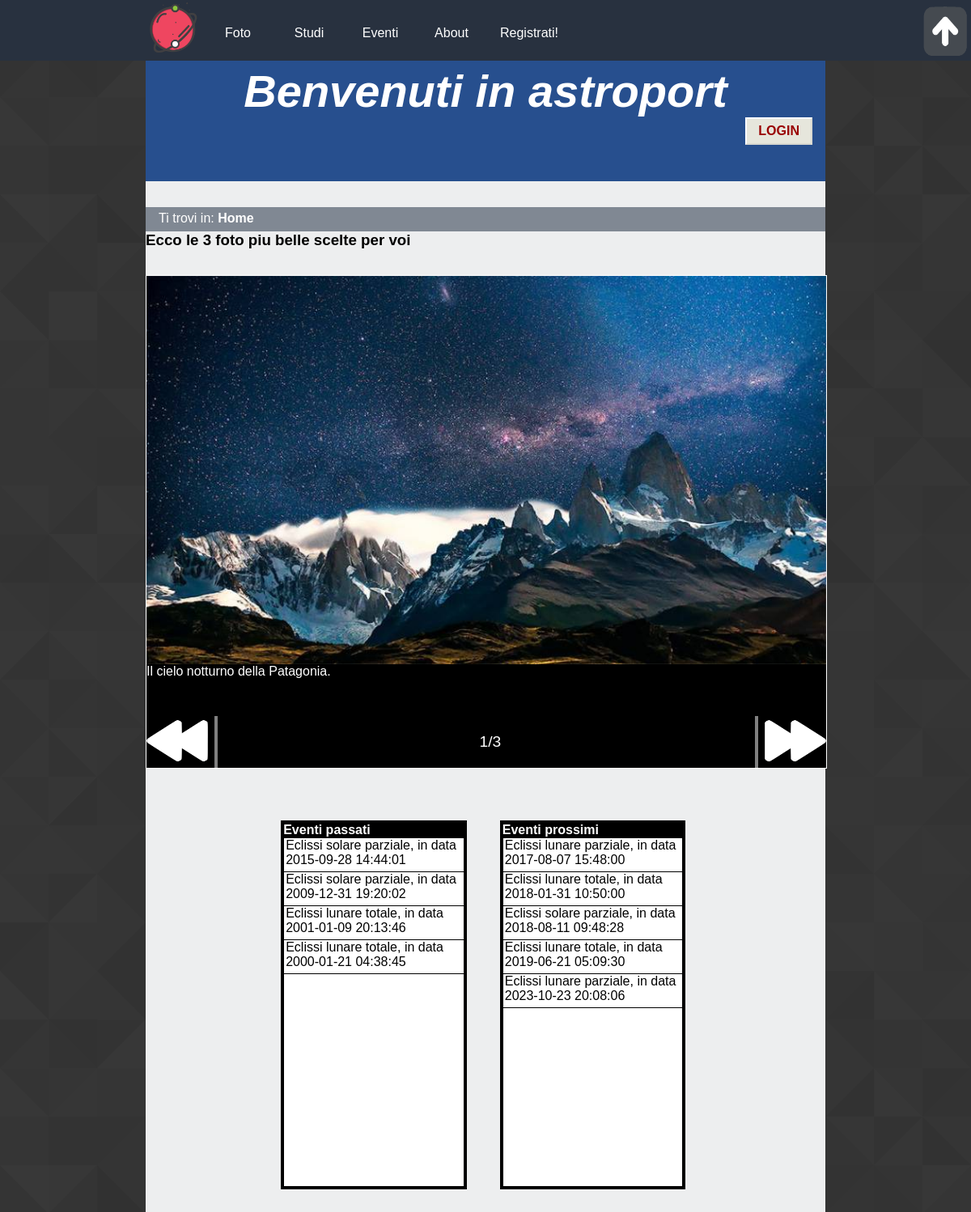
The page / on the database its author committed.
### tables this page shows
CREATE TABLE `avvenimenti` (
  `idavvenimento` int(11) NOT NULL,
  `tipo` varchar(40) NOT NULL,
  `inizio` datetime NOT NULL,
  `fine` datetime DEFAULT NULL
);

### backend/connessione.php (called while the page is built, shortened)
<?php
   $errore_DB=FALSE;
?>

### index.php (the view, shortened to what this page needs)
<?php
    include "backend/connessione.php";
    echo file_get_contents("parti/index0.html");
    if(!isset($_SESSION['usermail'])) echo file_get_contents("parti/headernonloggato.html");
    else echo file_get_contents("parti/headerloggato.html");
    echo file_get_contents("parti/slideshow.html");
  if($errore_DB==FALSE){
    $imm_query="SELECT *  FROM foto JOIN fotobyrank ON foto.idfoto=fotobyrank.idfoto ORDER BY rank DESC LIMIT 3";
    if(!$result=$connessione->query($imm_query)){
      echo '<p>Abbiamo riscontrato dei problemi nel visualizzare le foto.</p>';
	  }else if(!$connessione->connect_errno){
		 if($result->num_rows>0){
      while($row=$result->fetch_array(MYSQLI_ASSOC)){
        echo '<a class="imgslide_a" href="fotoutente.php?idft='.$row['idfoto'].'"><img src="'.$row['immagine'].'" class="imgslide" alt="'.$row['didascalia'].'" /></a>';
        echo '<div class="slide_didasc"> <p class="p_slide">'.$row['didascalia'].'</p></div>';
      }
		}
	}
}else echo '<p>'.$msg_errore_DB.'</p>';
	$datetime_now=date("Y-m-d H:i:s");
  echo file_get_contents("parti/index1.html");
if($errore_DB==FALSE){
  if(!$result=$connessione->query("SELECT * FROM avvenimenti WHERE fine<'$datetime_now' ORDER BY fine DESC LIMIT 5")){
       echo '<p>Abbiamo riscontrato dei problemi nel visualizzare gli eventi passati.</p>';
  }else{
    if($result->num_rows>0){
      while($row=$result->fetch_array(MYSQLI_ASSOC)){
        echo "<p>".$row['tipo'].", in data ".$row['inizio']."</p>";
      }
    }
  }
}else echo '<p>'.$msg_errore_DB.'</p>';
  echo file_get_contents("parti/index2.html");
if($errore_DB==FALSE){
  if(!$result=$connessione->query("SELECT * FROM avvenimenti WHERE fine>'$datetime_now'ORDER BY inizio LIMIT 5")){
      echo '<p>Abbiamo riscontrato dei problemi nel visualizzare gli eventi futuri.</p>';
	}else{
		if($result->num_rows>0){
			while($row=$result->fetch_array(MYSQLI_ASSOC)){
				echo "<p>".$row['tipo'].", in data ".$row['inizio']."</p>";
			}
		}
	}
}else echo $msg_errore_DB;
  echo file_get_contents("parti/index3.html");
?>

### style/desktop_style.css (style rules this page uses)
* { padding: 0em; margin: 0em; }
html { height:100%; min-height: 100%; }
@media screen and (min-width: 921px) { body { font-family: Verdana, Helvetica, Georgia, sans-serif; max-width: 70%; min-width: 46.875em; margin-left: auto; margin-right: auto; height:100%; min-height: 100%; color: #000000; background-image: url("images/as.png"); } }
@media screen and (min-width: 921px) { a img { border:0; } }
@media screen and (min-width: 921px) { #content { background-color: #edeeef; min-height:100%; padding-bottom: 10em; } }
@media screen and (min-width: 921px) { #logo_home { float: left; width: 4.375em; height: 4.375em; margin-left: 15%; } }
@media screen and (min-width: 921px) { #content_menu { width: 70%; } }
@media screen and (min-width: 921px) { #menu { background-color: #28313f; position: fixed; left: 0; min-width: 46em; width: 100%; height: 4.6875em; z-index: 2; } }
@media screen and (min-width: 921px) { #content_menu { margin-left: 15%; } }
@media screen and (min-width: 921px) { #content_menu a { float: left; color: white; background-color: #28313f; padding: 1em; border: 0px solid black; height: 1.25em; width: 3.5em; text-align: center; text-decoration: none; display: inline-block; font-size: 1em; margin-top:1em; -ms-transition: 0.3s; -webkit-transition:0.3s; -moz-transition: 0.3s; transition: 0.3s; } }
@media screen and (min-width: 921px) { #tornasu { position: absolute; margin-top: 0.5em; right: 0; width: 4em; height: 4em; } }
@media screen and (min-width: 921px) { #header { background-color: #274f8e; clear: both; min-width: 46em; margin-left: auto; margin-right: auto; padding-top: 5em; height: 9em; } }
@media screen and (min-width: 921px) { #header h1 { font-size: 3.5em; } }
@media screen and (min-width: 921px) { #eventi { margin-top: 2em; margin-left: auto; margin-right: auto; width: 70%; height: 30em; } }
@media screen and (min-width: 921px) { .contorno { width: 38%; height: 28.125em; padding:0.1875em; color:white; background-color:black; margin-top: 2em; margin-bottom: 1em; margin-left: 7%; float: left; } }
@media screen and (min-width: 921px) { #eventi_pre, #eventi_next { background-color: #fff; border: 1px solid black; height: 26.875em; max-width:99%; overflow-y:auto; padding-right: 0.125em; color:black; } }
@media screen and (min-width: 921px) { #content #eventi_pre p, #content #eventi_next p { text-align: left; padding-bottom: 5px; padding-left: 2px; border-bottom: 1px solid black; padding-top: 0px; margin-left: 0; margin-right: 0; width:100%; } }
#header h1 { color: white; font-style: italic; text-align: center; }
#breadcrumb { background-color: #808893; width: 100%; margin-top: 2em; height: 1.875em; }
#content #breadcrumb p { width: 100%; color:white; margin-left: 0; margin-right: 0; padding-left: 1em; padding-top: 0.3em; }
.slideshow { width: 80%; position:relative; border: 1px solid white; margin-top: 2em; margin-left: auto; margin-right: auto; height: 38em; }
.imgslide { width: 100%; height: 30em; z-index: 0; }
.slide_didasc { position:absolute; bottom:4em; background-color:black; width:100%; height:4em; }
#content .p_slide { position:absolute; padding:0; top:0; left:0; color:white; }
.arrowbar { position:absolute; bottom:0; background-color:black; width:100%; height:4em; }
#slidebuttonleft { z-index: 0; position:absolute; width:10%; height:100%; border-color:white; cursor:pointer; border-right: 4px solid gray; }
#slidebuttonleft img { z-index: 0; position:absolute; width:90%; height:95%; }
#slidebuttonright { z-index: 0; position:absolute; right:0; width:10%; height:100%; border-color:white; cursor:pointer; border-left: 4px solid gray; }
#slidebuttonright img { z-index: 0; position:absolute; right:0; width:90%; height:95%; }
#number { font-size:1.2em; padding-top:1.1em; padding-bottom:1.1em; position:absolute; left:49%; right:49%; color:white; }
#button_reg, #log_b, #button_login button, #comment { background: #e6e6dc; font-size: 1em; color: #900; padding: 6px 14px; border-width: 2px; border-style: solid; border-color: #fff #d8d8d0 #d8d8d0 #fff; text-decoration: none; text-transform: uppercase; font-weight: bold; }
#button_login button { float: right; margin-right: 1em; margin-bottom: 2em; }
#content p { padding-top: 1.5em; width:70%; margin-left: auto; margin-right: auto; }
@media screen and (max-width: 1400px) { .slideshow { width: 100%; } }

### rows shown on the page
avvenimenti: tipo "Eclissi solare parziale", inizio "2015-09-28 14:44:01"
avvenimenti: tipo "Eclissi solare parziale", inizio "2009-12-31 19:20:02"
avvenimenti: tipo "Eclissi lunare totale", inizio "2001-01-09 20:13:46"
avvenimenti: tipo "Eclissi lunare totale", inizio "2000-01-21 04:38:45"
avvenimenti: tipo "Eclissi lunare parziale", inizio "2017-08-07 15:48:00"
avvenimenti: tipo "Eclissi lunare totale", inizio "2018-01-31 10:50:00"
avvenimenti: tipo "Eclissi solare parziale", inizio "2018-08-11 09:48:28"
avvenimenti: tipo "Eclissi lunare totale", inizio "2019-06-21 05:09:30"
avvenimenti: tipo "Eclissi lunare parziale", inizio "2023-10-23 20:08:06"

### other values the page prints
file_get_contents("parti/index0.html") "Foto Studi Eventi About Registrati! Benvenuti in astroport"
file_get_contents("parti/headernonloggato.html") "LOGIN"
file_get_contents("parti/slideshow.html") "Ti trovi in: Home Ecco le 3 foto piu belle scelte per voi"
$row['didascalia'] "Il cielo notturno della Patagonia."
file_get_contents("parti/index2.html") "Eventi prossimi"
